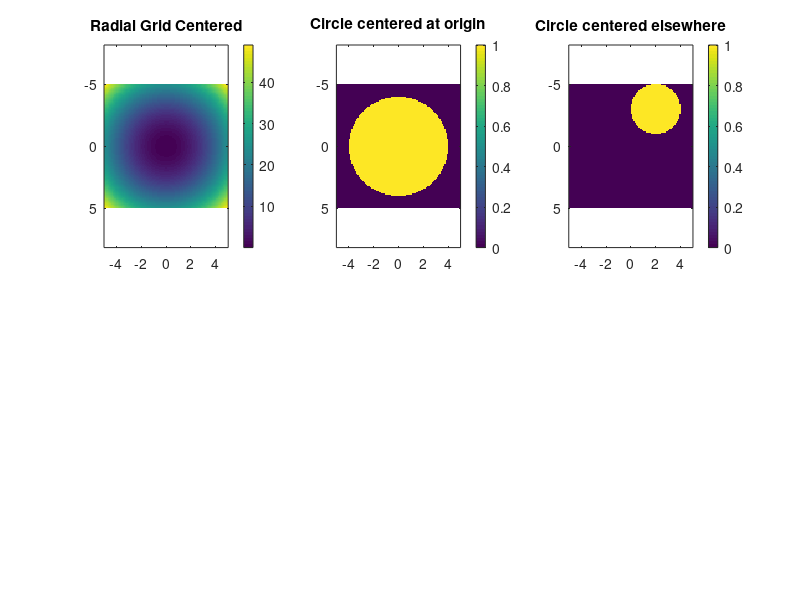

Reproduce this figure in MATLAB.
% Topic 3 Numerical Analysis of TX Lines - Lecture 2.6 - Circles and
% ellipses via Linear Meshgrids

%%%%%%%%%%%%%%%%%%%%%%%%%%%%%%%%%%%%%%%%%%%%%%%
%% Initialize Matlab
%%%%%%%%%%%%%%%%%%%%%%%%%%%%%%%%%%%%%%%%%%%%%%%

close all;
clc;
clear all; % Apparently MATLAB advices against using clear all for simply clearing variables

%%%%%%%%%%%%%%%%%%%%%%%%%%%%%%%%%%%%%%%%%%%%%%%
%% Dashboard
%%%%%%%%%%%%%%%%%%%%%%%%%%%%%%%%%%%%%%%%%%%%%%%

% Grid Parameters
Sx = 10;
Sy = 10;
Nx = 100;
Ny = round((Nx/Sx)*Sy);

% Computing Axes
dx = Sx/Nx;
dy = Sy/Ny;
xa = (0.5:Nx - 0.5) * dx;   xa = xa - mean(xa); % Centers the grid
ya = (0.5:Ny - 0.5) * dy;   ya = ya - mean(ya); % Centers the grid

% Creating Grid
[Y,X] = meshgrid(ya,xa);

% Creating radial Grid
RSQ = X.^2 + Y.^2;

% Visualize the radial Grid
subplot(2,3,1);
imagesc(xa, ya, RSQ.');
colorbar;
axis equal tight;
title("Radial Grid Centered");

%%%%%%%%%%%%%%%%%%%%%%%%%%%%%%%%%%%%%%%%%%%%%%%
%% Circle
%%%%%%%%%%%%%%%%%%%%%%%%%%%%%%%%%%%%%%%%%%%%%%%

%% Circle centered at origin

r  = 4;             % Radius
C1 = RSQ <= r^2;    % Building Circle

% Visualize circle
subplot(2,3,2);
imagesc(xa, ya, C1.');
colorbar;
axis equal tight;
title("Circle centered at origin");

%% Circle centered elsewhere

% Defining radius and center co-ordinates
r   = 2;
x0  = 2;
y0  = -3;

% Defining a new grid axis centered around x0, y0 and not somewhere else
xa1 = xa - x0;
ya1 = ya - y0;
% Notice how we are using centered grid axis and not standard grid axis!

% Creating new meshgrid
[Y1, X1] = meshgrid(ya1, xa1);

% Creating radial grid
RSQ1 = X1.^2 + Y1.^2;

% Creating the circle
C2 = RSQ1 <= r^2;

% Visualize circle
subplot(2,3,3);
imagesc(xa, ya, C2.');  % Notice how I am still using xa and ya and not xa1 and ya1
                        % You need the old centered co-ordinate axis

colorbar;
axis equal tight;
title("Circle centered elsewhere");

%%%%%%%%%%%%%%%%%%%%%%%%%%%%%%%%%%%%%%%%%%%%%%%
%% Ellipse
%%%%%%%%%%%%%%%%%%%%%%%%%%%%%%%%%%%%%%%%%%%%%%%

% Defining radiuses and centre co-ordinates
r1 = 2;
r2 = 3;
